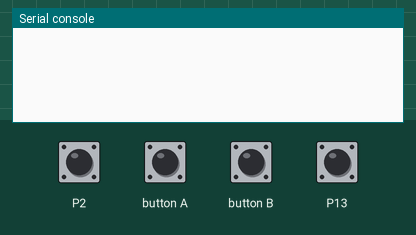
Bench run of a program on a simulated BBC micro:bit running MicroPython. Parts: the last lines printed to the serial console. The test bench sets the inputs (shaded band); at power-on: P2 HIGH, P13 HIGH.

Above: at 1.2 s.
1.3 s: P2 pulled LOW for 0.15 s
At 2.5 s:
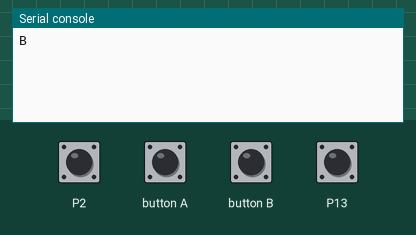
2.9 s: button A pressed for 0.15 s
At 3.8 s:
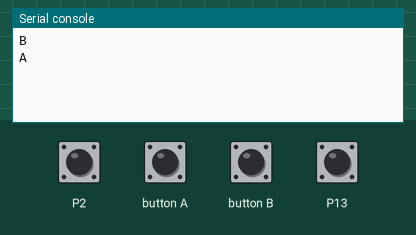

Measured:
- after the input at 1.3 s, the serial console: prints a new line at once (image 1)
- after the input at 2.9 s, the serial console: prints a new line at once (image 2)

The program:

button_presses.py
```python
import microbit
import radio

microbit.uart.init(115200)

radio.config(power=7, channel=22)
radio.on()

buffer = ""

a_state_prev = True
b_state_prev = True

microbit.pin2.set_pull(microbit.pin2.PULL_UP)
microbit.pin13.set_pull(microbit.pin13.PULL_UP)

while True:
    if microbit.uart.any(): #new serial info?
        buffer += str(microbit.uart.read(), 'utf-8') #add it to the buffer, converting to str
    if buffer: #anything in the buffer?
        if buffer[-1] == '\n': #last character a newline?
            for line in buffer[:-1].split('\n'): #see how many other newlines there are
                continue
            buffer = "" #empty the buffer
    a_state = microbit.pin13.read_digital()
    if a_state != a_state_prev:
        if not a_state:
            microbit.uart.write(b'A\n')
    a_state_prev = a_state
    b_state = microbit.pin2.read_digital()
    if b_state != b_state_prev:
        if not b_state:
            microbit.uart.write(b'B\n')
    b_state_prev = b_state
    if microbit.button_a.was_pressed():
        microbit.uart.write(b'A\n')
    if microbit.button_b.was_pressed():
        microbit.uart.write(b'B\n')
```
